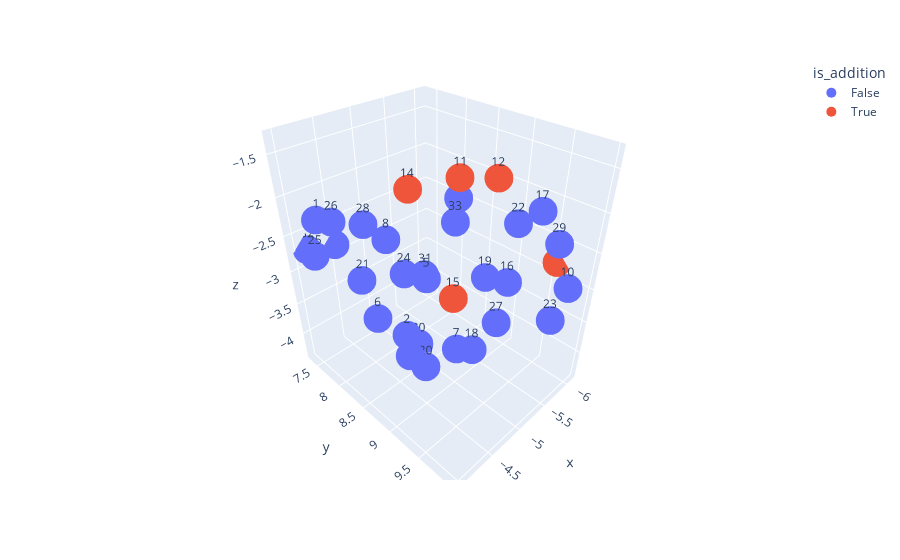

The notebook cell this image was saved under:
### Code cell
import plotly.express as px

fig = px.scatter_3d(tf_idf_reduced, y="y", x="x", z="z", text="chapter", color="is_addition")
fig.update_traces(marker_size=10)
fig.show()

### Figure 1 — Plotly figure (JSON) as saved in the notebook; plotly's stock layout.template omitted (floating-point values rounded to 4 significant figures)
{"data": [{"hovertemplate": "is_addition=False<br>x=%{x}<br>y=%{y}<br>z=%{z}<br>chapter=%{text}<extra></extra>", "legendgroup": "False", "marker": {"color": "#636efa", "size": 10, "symbol": "circle"}, "mode": "markers+text", "name": "False", "scene": "scene", "showlegend": true, "text": ["1", "2", "3", "4", "5", "6", "7", "8", "9", "10", "16", "17", "18", "19", "20", "21", "22", "23", "24", "25", "26", "27", "28", "29", "30", "31", "32", "33"], "type": "scatter3d", "x": [-4.026, -4.384, -4.502, -4.519, -4.085, -4.584, -5.257, -4.059, -5.431, -5.851, -5.603, -5.385, -4.894, -5.889, -4.816, -4.763, -4.754, -5.434, -4.232, -4.014, -3.963, -5.271, -4.689, -5.84, -5.088, -5.465, -4.111, -4.198], "y": [7.824, 8.809, 7.359, 8.691, 9.464, 8.011, 8.774, 8.962, 8.588, 9.901, 9.248, 9.737, 9.351, 8.682, 8.647, 7.481, 9.907, 9.977, 8.99, 7.706, 8.23, 9.378, 7.738, 9.714, 8.22, 7.957, 7.366, 9.691], "z": [-2.11, -3.349, -2.842, -3.853, -2.066, -3.708, -4.187, -1.871, -2.085, -2.889, -3.015, -1.791, -3.553, -3.383, -4.292, -3.469, -1.601, -3.058, -2.328, -2.623, -1.945, -3.36, -2.474, -2.38, -4.352, -3.49, -2.734, -1.449]}, {"hovertemplate": "is_addition=True<br>x=%{x}<br>y=%{y}<br>z=%{z}<br>chapter=%{text}<extra></extra>", "legendgroup": "True", "marker": {"color": "#EF553B", "size": 10, "symbol": "circle"}, "mode": "markers+text", "name": "True", "scene": "scene", "showlegend": true, "text": ["11", "12", "13", "14", "15"], "type": "scatter3d", "x": [-4.901, -5.317, -6.109, -4.178, -5.591], "y": [9.085, 9.226, 9.568, 9.155, 8.389], "z": [-1.495, -1.59, -2.822, -1.341, -3.735]}], "layout": {"legend": {"title": {"text": "is_addition"}, "tracegroupgap": 0}, "margin": {"t": 60}, "scene": {"domain": {"x": [0, 1], "y": [0, 1]}, "xaxis": {"title": {"text": "x"}}, "yaxis": {"title": {"text": "y"}}, "zaxis": {"title": {"text": "z"}}}}}
